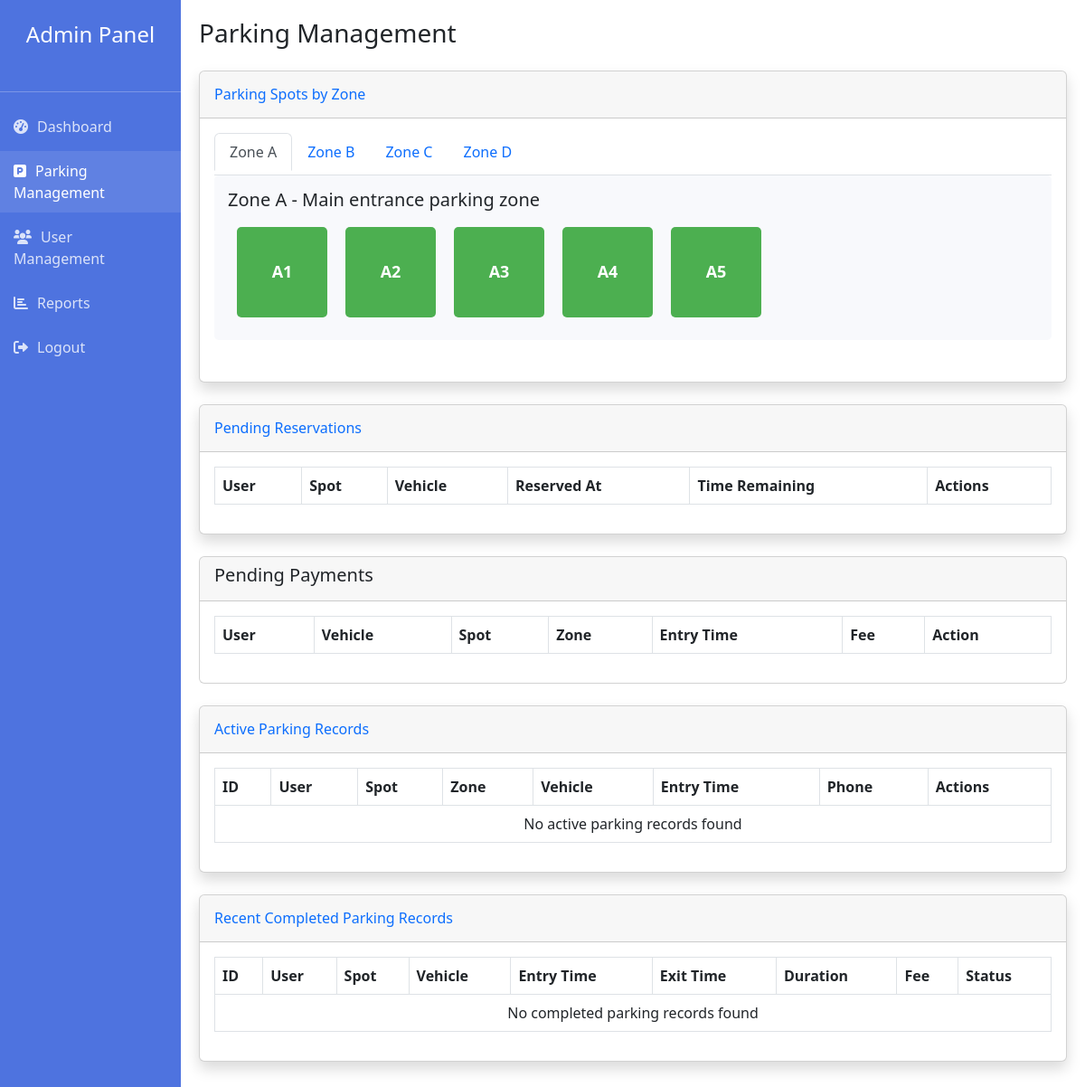
Page /admin/parking.php (signed in) on the committed database.
### tables this page shows
CREATE TABLE `parking_zones` (
  `zone_id` int(11) NOT NULL,
  `zone_name` varchar(50) NOT NULL,
  `description` text DEFAULT NULL,
  `created_at` timestamp NOT NULL DEFAULT current_timestamp()
);

CREATE TABLE `parking_spots` (
  `spot_id` int(11) NOT NULL,
  `zone_id` int(11) NOT NULL,
  `spot_number` varchar(10) NOT NULL,
  `status` enum('free','occupied') NOT NULL DEFAULT 'free',
  `created_at` timestamp NOT NULL DEFAULT current_timestamp()
);

### admin/parking.php (the view, shortened to what the rows shown need)
<?php
require_once "../config.php";
$zonesSql = "SELECT * FROM parking_zones ORDER BY zone_name";
$zonesResult = mysqli_query($conn, $zonesSql);
$zones = [];
while ($zone = mysqli_fetch_assoc($zonesResult)) {
    $zones[] = $zone;
}
function getParkingSpotsByZone($conn, $zoneId) {
    $spotsSql = "SELECT ps.*,
                 CASE
                    WHEN ps.status = 'occupied' AND pr.confirmation_status = 'expired' THEN 'free'
                    ELSE ps.status
                 END as current_status
                 FROM parking_spots ps
                 LEFT JOIN parking_records pr ON ps.spot_id = pr.spot_id
                    AND pr.exit_time IS NULL
                 WHERE ps.zone_id = ?
                 ORDER BY ps.spot_number";
    $stmt = mysqli_prepare($conn, $spotsSql);
    mysqli_stmt_bind_param($stmt, "i", $zoneId);
    mysqli_stmt_execute($stmt);
    $result = mysqli_stmt_get_result($stmt);
    $spots = [];
    while ($spot = mysqli_fetch_assoc($result)) {
        $spots[] = $spot;
    }
    return $spots;
}
?>
<!DOCTYPE html>
<html lang="en">
<head>
    <link rel="stylesheet" href="https://cdn.jsdelivr.net/npm/bootstrap@5.2.3/dist/css/bootstrap.min.css">
    <link rel="stylesheet" href="https://cdnjs.cloudflare.com/ajax/libs/font-awesome/6.0.0/css/all.min.css">
</head>
<body>
    <div class="container-fluid">
        <div class="row">
            <div class="col-md-10 content">
                <div class="d-sm-flex align-items-center justify-content-between mb-4">
                    <h1 class="h3 mb-0 text-gray-800">Parking Management</h1>
                </div>
                <div class="card shadow mb-4">
                    <div class="card-body">
                        <ul class="nav nav-tabs" id="parkingZonesTabs" role="tablist">
                            <?php foreach ($zones as $index => $zone): ?>
                            <li class="nav-item" role="presentation">
                                <button class="nav-link <?php echo $index === 0 ? 'active' : ''; ?>"
                                        id="zone-<?php echo $zone['zone_id']; ?>-tab"
                                        data-bs-toggle="tab"
                                        data-bs-target="#zone-<?php echo $zone['zone_id']; ?>"
                                        type="button"
                                        role="tab"
                                        aria-controls="zone-<?php echo $zone['zone_id']; ?>"
                                        aria-selected="<?php echo $index === 0 ? 'true' : 'false'; ?>">
                                    <?php echo htmlspecialchars($zone['zone_name']); ?>
                                </button>
                            </li>
                            <?php endforeach; ?>
                        </ul>
                        <div class="tab-content" id="parkingZonesContent">
                            <?php foreach ($zones as $index => $zone): ?>
                            <div class="tab-pane fade <?php echo $index === 0 ? 'show active' : ''; ?>"
                                id="zone-<?php echo $zone['zone_id']; ?>"
                                role="tabpanel"
                                aria-labelledby="zone-<?php echo $zone['zone_id']; ?>-tab">
                                <div class="parking-zone">
                                    <h5><?php echo htmlspecialchars($zone['zone_name']); ?> - <?php echo htmlspecialchars($zone['description']); ?></h5>
                                    <div class="d-flex flex-wrap">
                                        <?php
                                        $spots = getParkingSpotsByZone($conn, $zone['zone_id']);
                                        foreach ($spots as $spot):
                                        ?>
                                        <div class="parking-spot <?php echo $spot['current_status'] == 'free' ? 'free' : 'occupied'; ?>" data-spot-id="<?php echo $spot['spot_id']; ?>">
                                            <div class="spot-number"><?php echo htmlspecialchars($spot['spot_number']); ?></div>
                                        </div>
                                        <?php endforeach; ?>
                                    </div>
                                </div>
                            </div>
                            <?php endforeach; ?>
                        </div>
                    </div>
                </div>
                <div class="card shadow mb-4">
                    <div class="card-body">
                        <div class="table-responsive">
                            <table class="table table-bordered">
                                <thead>
                                    <tr>
                                        <th>User</th>
                                        <th>Spot</th>
                                        <th>Vehicle</th>
                                        <th>Reserved At</th>
                                        <th>Time Remaining</th>
                                        <th>Actions</th>
                                    </tr>
                                </thead>
                            </table>
                        </div>
                    </div>
                </div>
                <div class="card mb-4">
                    <div class="card-body">
                        <table class="table table-bordered">
                            <thead>
                                <tr>
                                    <th>User</th>
                                    <th>Vehicle</th>
                                    <th>Spot</th>
                                    <th>Zone</th>
                                    <th>Entry Time</th>
                                    <th>Fee</th>
                                    <th>Action</th>
                                </tr>
                            </thead>
                        </table>
                    </div>
                </div>
                <div class="card shadow mb-4">
                    <div class="card-body">
                        <div class="table-responsive">
                            <table class="table table-bordered" width="100%" cellspacing="0">
                                <thead>
                                    <tr>
                                        <th>ID</th>
                                        <th>User</th>
                                        <th>Spot</th>
                                        <th>Zone</th>
                                        <th>Vehicle</th>
                                        <th>Entry Time</th>
                                        <th>Phone</th>
                                        <th>Actions</th>
                                    </tr>
                                </thead>
                            </table>
                        </div>
                    </div>
                </div>
                <div class="card shadow mb-4">
                    <div class="card-body">
                        <div class="table-responsive">
                            <table class="table table-bordered" width="100%" cellspacing="0">
                                <thead>
                                    <tr>
                                        <th>ID</th>
                                        <th>User</th>
                                        <th>Spot</th>
                                        <th>Vehicle</th>
                                        <th>Entry Time</th>
                                        <th>Exit Time</th>
                                        <th>Duration</th>
                                        <th>Fee</th>
                                        <th>Status</th>
                                    </tr>
                                </thead>
                            </table>
                        </div>
                    </div>
                </div>
            </div>
        </div>
    </div>
</body>
</html>

### rows in the picture
parking_zones: zone_name "Zone A", description "Main entrance parking zone"
parking_zones: zone_name "Zone B"
parking_zones: zone_name "Zone C"
parking_zones: zone_name "Zone D"
parking_spots: spot_number "A1"
parking_spots: spot_number "A2"
parking_spots: spot_number "A3"
parking_spots: spot_number "A4"
parking_spots: spot_number "A5"
